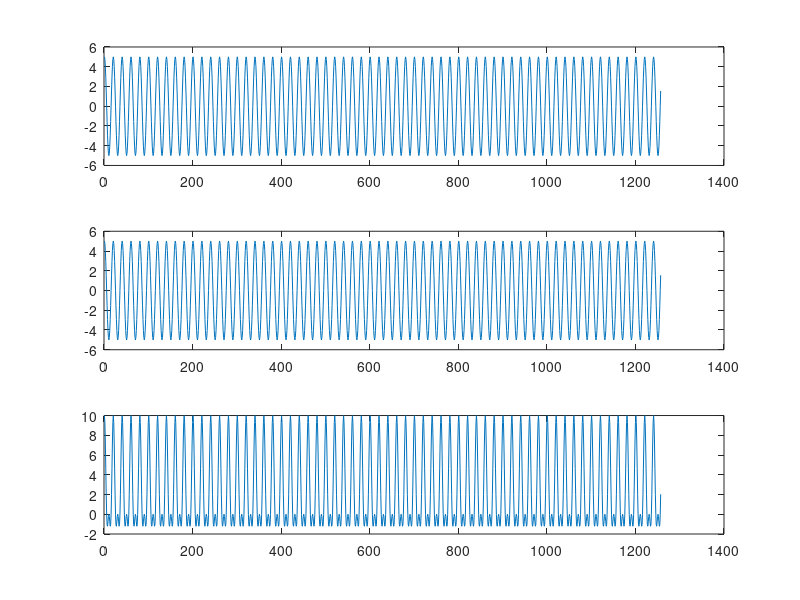

MATLAB code to generate this figure:
fm=input('enter  the frequency of message signal');
fc=input('enter the frequency of carrier signal');
Am=input('enter Amplitude of message');
Ac=input('enter Amplitude of message');
t=0:0.01:4*pi;

m=Am*cos(2*pi*fm.*t);
c=Ac*cos(2*pi*fc.*t);
s=(Ac+Am*cos(2*pi*fm.*t)).*cos(2*pi*fc.*t);
subplot(3,1,1);
plot(m);
subplot(3,1,2);
plot(c);
subplot(3,1,3);
plot(s);